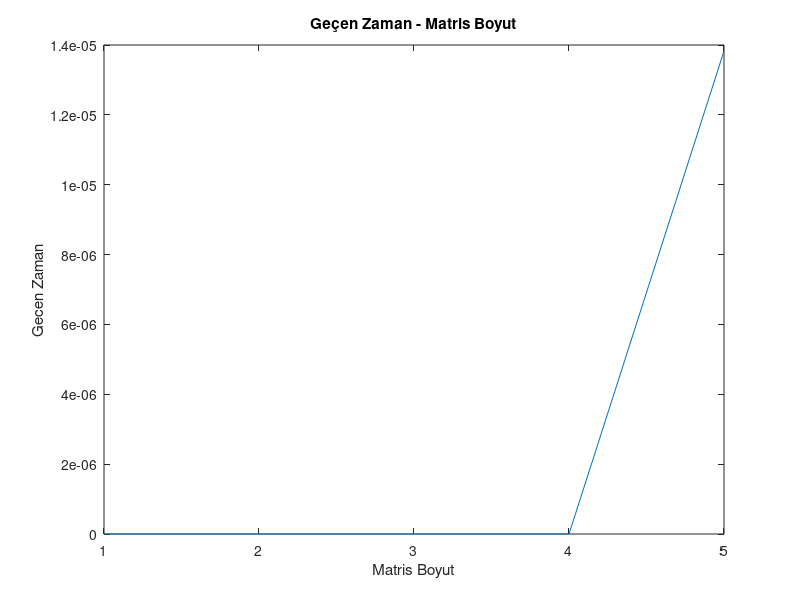

Recreate this plot in MATLAB.
%% Meta Bilgileri %%
%Yazarlar :
% Öğrenci adı çıkarıldı.
%Version : sürüm 1
 
%Not: Grafikleri bilgisayarınızda tam ekran yaparak incelemiz tavsiye
%edilir.
clear all;
clc;
 
%% Parametreler 1%%
deltaN = input ('Adim araligini giriniz:');
MAXN   = input ('Maksimum matris degeriniz giriniz:');
KERE   = input ('Kac carpim yapilacagini giriniz:');

%% Parametreler 2%%
t = zeros(0,MAXN);

%% İşlemleri uygula 2%%
for i = deltaN:deltaN:MAXN
    A = eye(i,i);
    tic;
    for j = 1:KERE
        A = A*A;
    end
    t(i) = toc;
end

%% Grafiği Çiz %%
plot(t)
title('Geçen Zaman - Matris Boyut')
xlabel('Matris Boyut')
ylabel('Gecen Zaman')
